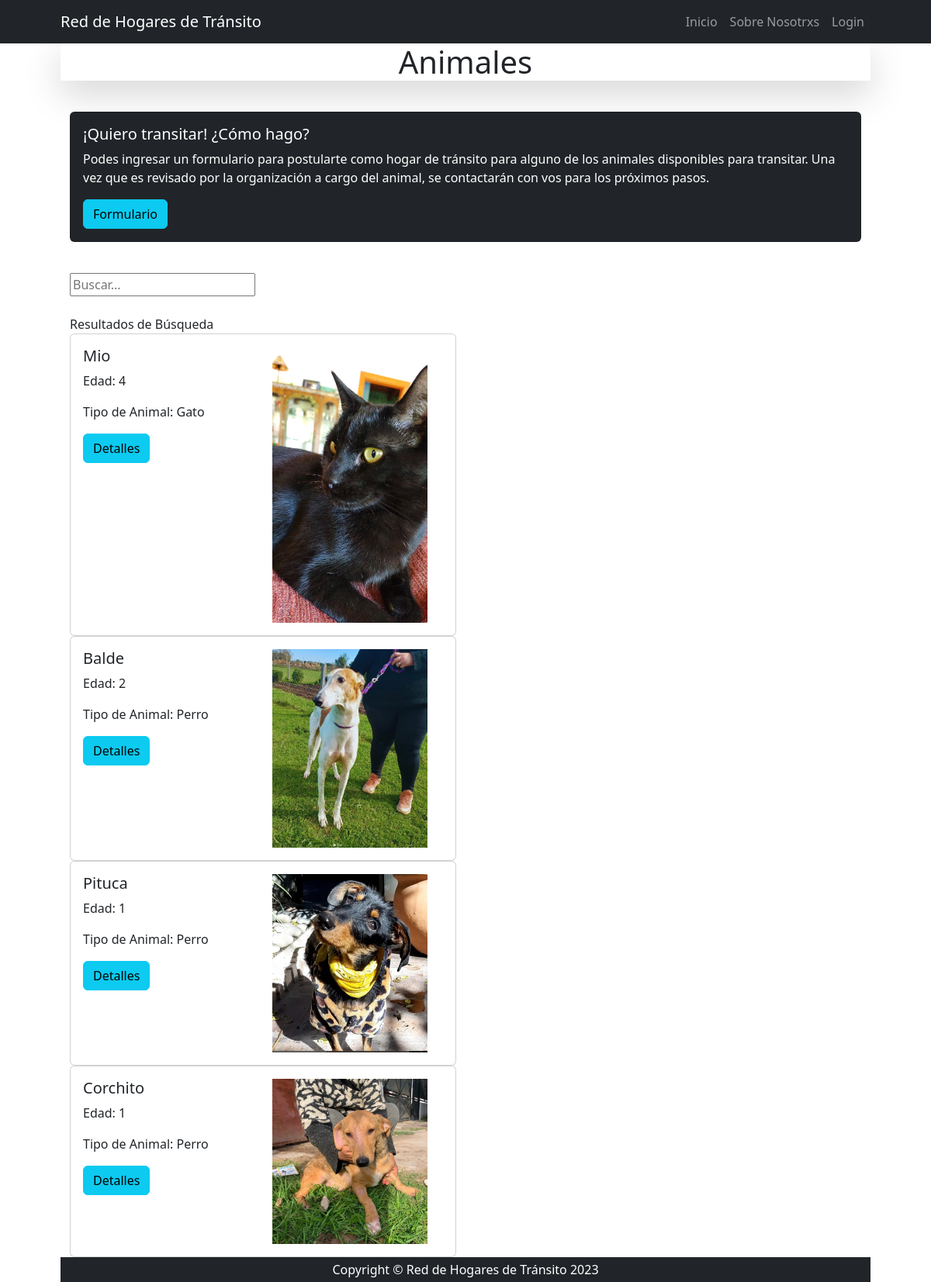
/animal/animal/list/, run on the app's committed database.
### apps/animal/models.py (models this page shows, shortened)
class Animal(models.Model):
    APTO_CHOICES = [(False, 'No'), (True, 'Sí')]
    nombre = models.CharField(max_length=30)
    edad = models.IntegerField()
    organizacion_id = models.ForeignKey("organizacion.Organizacion", on_delete=models.SET_NULL, null=True, verbose_name="Organización")
    sexo_id = models.ForeignKey(Sexo, on_delete=models.SET_NULL, null=True)
    tipo_animal_id = models.ForeignKey(TipoAnimal, on_delete=models.SET_NULL, null=True, verbose_name="Tipo de animal")
    observaciones = models.CharField(max_length=1000)
    foto1 = models.ImageField(upload_to='Animales_Fotos', null=True, blank = True)
    foto2 = models.ImageField(upload_to='Animales_Fotos', null=True, blank = True)
    foto3 = models.ImageField(upload_to='Animales_Fotos', null=True, blank = True)
    apto_perros = models.BooleanField(default=False, verbose_name="Apto para hogar con perros", choices=APTO_CHOICES)
    apto_gatos = models.BooleanField(default=False, verbose_name="Apto para hogar con gatos", choices=APTO_CHOICES)
    apto_infantes = models.BooleanField(default=False, verbose_name="Apto para hogar con niños", choices=APTO_CHOICES)
    castradx = models.BooleanField(default=False, verbose_name="Castradx", choices=APTO_CHOICES)
    vacunadx = models.BooleanField(default=False, verbose_name="Vacunadx", choices=APTO_CHOICES)
    fecha_actualizacion = models.DateTimeField(default=timezone.now, editable=False, verbose_name="fecha de actualización")
    class  Meta:
        verbose_name = 'Animal'
        verbose_name_plural = 'Animales'

class TipoAnimal(models.Model):
    TipoAnimal = models.CharField(max_length=30)
    class  Meta:
        verbose_name = 'Tipo de Animal'
        verbose_name_plural = 'Tipos de animales'
    def __str__(self) -> str:
        return self.TipoAnimal

### apps/animal/views.py (the view)
# urls.py: path("animal/list/", views.AnimalList.as_view(), name="animal_list"),
class AnimalList(ListView):
    model = models.Animal
    template_name = "animal/list.html"
    context_object_name = "animales"
    def get_queryset(self):
        if self.request.GET.get("consulta"):
            query = self.request.GET.get("consulta")
            object_list = models.Animal.objects.filter(nombre__icontains=query)
        else:
            object_list = models.Animal.objects.all()
        return object_list

### apps/animal/templates/animal/animal_list.html (shortened to what this page needs)
{% extends 'animal/index.html' %}
{% load static %}
{% block content_animal %}
<div class="card text-bg-dark mb-3">
    <div class="card-body">
        <h5 class="card-title">¡Quiero transitar! ¿Cómo hago? </h5>
      <p class="card-text">Podes ingresar un formulario para postularte como hogar de tránsito para alguno de los animales disponibles para transitar. Una vez que es revisado por la organización a cargo del animal, se contactarán con vos para los próximos pasos.</p>
      <a href="{% url 'animal:hogartransitocreate' %}" class="btn btn-info">Formulario</a>
    </div>
  </div>
{% block search %}
<div class="py-lg-4">
    <form action="{% url 'animal:animal_list' %}" method="get">
        <input name="consulta" type="text" placeholder="Buscar...">
    </form>
</div>
{% endblock search %}
{% block table_header %}
    <tr>
        <th>Resultados de Búsqueda</th>
    </tr>
{% endblock table_header %}
{% for object in object_list %}
<div class="row">
    <div class="col-sm-6">
        <div class="card">
            <div class="card-body">
                <div class="row">
                    <div class="col-sm-6">
                        <h5 class="card-title">{{object.nombre}}</h5>
                        <p class="card-text">Edad: {{object.edad}}</p>
                        <p class="card-text">Tipo de Animal: {{object.tipo_animal_id}}</p>
                        <a href="{% url 'animal:animal_detail' object.id %}" class="btn btn-info">Detalles</a>
                    </div>
                    <div class="col-sm-6 text-right">
                        <img class="" src="{{ object.foto1.url }}" alt="sans" width="200px">
                    </div>
                </div>
            </div>
        </div>
    </div>
</div>
  {% endfor %}
{% endblock content_animal %}

### data on the page
Animal: nombre "Mio", edad "4", tipo_animal_id "Gato", foto1 (picture)
Animal: nombre "Balde", edad "2", tipo_animal_id "Perro", foto1 (picture)
Animal: nombre "Pituca", edad "1", tipo_animal_id "Perro", foto1 (picture)
Animal: nombre "Corchito", edad "1", tipo_animal_id "Perro", foto1 (picture)
